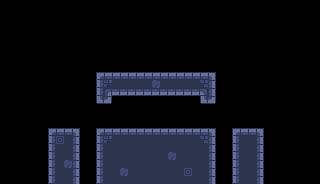

Below is a game level as drawn by its tile map, then a one-line description and the .tmx file that defines it, in full:
An orthogonal 40x23 tile map with 8x8 px tiles, 2 tile layers (Background, Base), 4 tilesets and 17 objects.

<map version="1.10" tiledversion="1.10.2" orientation="orthogonal" renderorder="right-down" width="40" height="23" tilewidth="8" tileheight="8" infinite="0" nextlayerid="5" nextobjectid="165">
 <editorsettings>
  <export target="maps/map11.tmx" format="tmx" />
 </editorsettings>
 <tileset firstgid="1" source="tileset.tsx" />
 <tileset firstgid="1025" source="LevelEditor/big.tsx" />
 <tileset firstgid="1281" source="LevelEditor/small.tsx" />
 <tileset firstgid="2305" source="LevelEditor/wide.tsx" />
 <layer id="4" name="Background" width="40" height="23">
  <data encoding="csv">
0,0,0,0,0,0,0,0,0,0,0,0,0,0,0,0,0,0,0,0,0,0,0,0,0,0,0,0,0,0,0,0,0,0,0,0,0,0,0,0,
0,0,0,0,0,0,0,0,0,0,0,0,0,0,0,0,0,0,0,0,0,0,0,0,0,0,0,0,0,0,0,0,0,0,0,0,0,0,0,0,
0,0,0,0,0,0,0,0,0,0,0,0,0,0,0,0,0,0,0,0,0,0,0,0,0,0,0,0,0,0,0,0,0,0,0,0,0,0,0,0,
0,0,0,0,0,0,0,0,0,0,0,0,0,0,0,0,0,0,0,0,0,0,0,0,0,0,0,0,0,0,0,0,0,0,0,0,0,0,0,0,
0,0,0,0,0,0,0,0,0,0,0,0,0,0,0,0,0,0,0,0,0,0,0,0,0,0,0,0,0,0,0,0,0,0,0,0,0,0,0,0,
0,0,0,0,0,0,0,0,0,0,0,0,0,0,0,0,0,0,0,0,0,0,0,0,0,0,0,0,0,0,0,0,0,0,0,0,0,0,0,0,
0,0,0,0,0,0,0,0,0,0,0,0,0,0,0,0,0,0,0,0,0,0,0,0,0,0,0,0,0,0,0,0,0,0,0,0,0,0,0,0,
0,0,0,0,0,0,0,0,0,0,0,0,0,0,0,0,0,0,0,0,0,0,0,0,0,0,0,0,0,0,0,0,0,0,0,0,0,0,0,0,
0,0,0,0,0,0,0,0,0,0,0,0,0,0,0,0,0,0,0,0,0,0,0,0,0,0,0,0,0,0,0,0,0,0,0,0,0,0,0,0,
0,0,0,0,0,0,0,0,0,0,0,0,0,0,0,0,0,0,0,0,0,0,0,0,0,0,0,0,0,0,0,0,0,0,0,0,0,0,0,0,
0,0,0,0,0,0,0,0,0,0,0,0,0,0,0,0,0,0,0,0,0,0,0,0,0,0,0,0,0,0,0,0,0,0,0,0,0,0,0,0,
0,0,0,0,0,0,0,0,0,0,0,0,0,0,0,0,0,0,0,0,0,0,0,0,0,0,0,0,0,0,0,0,0,0,0,0,0,0,0,0,
0,0,0,0,0,0,0,0,0,0,0,0,0,0,0,0,0,0,0,0,0,0,0,0,0,0,0,0,0,0,0,0,0,0,0,0,0,0,0,0,
0,0,0,0,0,0,0,0,0,0,0,0,0,0,0,0,0,0,0,0,0,0,0,0,0,0,0,0,0,0,0,0,0,0,0,0,0,0,0,0,
0,0,0,0,0,0,0,0,0,0,0,0,0,0,0,0,0,0,0,0,0,0,0,0,0,0,0,0,0,0,0,0,0,0,0,0,0,0,0,0,
0,0,0,0,0,0,0,0,0,0,0,0,0,0,0,0,0,0,0,0,0,0,0,0,0,0,0,0,0,0,0,0,0,0,0,0,0,0,0,0,
0,0,0,0,0,0,0,0,0,0,0,0,0,0,0,0,0,0,0,0,0,0,0,0,0,0,0,0,0,0,0,0,0,0,0,0,0,0,0,0,
0,0,0,0,0,0,0,0,0,0,0,0,0,0,0,0,0,0,0,0,0,0,0,0,0,0,0,0,0,0,0,0,0,0,0,0,0,0,0,0,
0,0,0,0,0,0,0,0,0,0,0,0,0,0,0,0,0,0,0,0,0,0,0,0,0,0,0,0,0,0,0,0,0,0,0,0,0,0,0,0,
0,0,0,0,0,0,0,0,0,0,0,0,0,0,0,0,0,0,0,0,0,0,0,0,0,0,0,0,0,0,0,0,0,0,0,0,0,0,0,0,
0,0,0,0,0,0,0,0,0,0,0,0,0,0,0,0,0,0,0,0,0,0,0,0,0,0,0,0,0,0,0,0,0,0,0,0,0,0,0,0,
0,0,0,0,0,0,0,0,0,0,0,0,0,0,0,0,0,0,0,0,0,0,0,0,0,0,0,0,0,0,0,0,0,0,0,0,0,0,0,0,
0,0,0,0,0,0,0,0,0,0,0,0,0,0,0,0,0,0,0,0,0,0,0,0,0,0,0,0,0,0,0,0,0,0,0,0,0,0,0,0
</data>
 </layer>
 <layer id="1" name="Base" width="40" height="23">
  <data encoding="csv">
0,0,0,0,0,0,0,0,0,0,0,0,0,0,0,0,0,0,0,0,0,0,0,0,0,0,0,0,0,0,0,0,0,0,0,0,0,0,0,0,
0,0,0,0,0,0,0,0,0,0,0,0,0,0,0,0,0,0,0,0,0,0,0,0,0,0,0,0,0,0,0,0,0,0,0,0,0,0,0,0,
0,0,0,0,0,0,0,0,0,0,0,0,0,0,0,0,0,0,0,0,0,0,0,0,0,0,0,0,0,0,0,0,0,0,0,0,0,0,0,0,
0,0,0,0,0,0,0,0,0,0,0,0,0,0,0,0,0,0,0,0,0,0,0,0,0,0,0,0,0,0,0,0,0,0,0,0,0,0,0,0,
0,0,0,0,0,0,0,0,0,0,0,0,0,0,0,0,0,0,0,0,0,0,0,0,0,0,0,0,0,0,0,0,0,0,0,0,0,0,0,0,
0,0,0,0,0,0,0,0,0,0,0,0,0,0,0,0,0,0,0,0,0,0,0,0,0,0,0,0,0,0,0,0,0,0,0,0,0,0,0,0,
0,0,0,0,0,0,0,0,0,0,0,0,0,0,0,0,0,0,0,0,0,0,0,0,0,0,0,0,0,0,0,0,0,0,0,0,0,0,0,0,
0,0,0,0,0,0,0,0,0,0,0,0,0,0,0,0,0,0,0,0,0,0,0,0,0,0,0,0,0,0,0,0,0,0,0,0,0,0,0,0,
0,0,0,0,0,0,0,0,0,0,0,0,0,0,0,0,0,0,0,0,0,0,0,0,0,0,0,0,0,0,0,0,0,0,0,0,0,0,0,0,
0,0,0,0,0,0,0,0,0,0,0,0,1,2,2,2,2,2,2,2,2,2,2,2,2,2,3,0,0,0,0,0,0,0,0,0,0,0,0,0,
0,0,0,0,0,0,0,0,0,0,0,0,33,133,34,34,34,34,34,102,34,34,34,34,34,134,35,0,0,0,0,0,0,0,0,0,0,0,0,0,
0,0,0,0,0,0,0,0,0,0,0,0,33,41,66,66,66,66,66,66,66,66,66,66,66,40,35,0,0,0,0,0,0,0,0,0,0,0,0,0,
0,0,0,0,0,0,0,0,0,0,0,0,65,67,0,0,0,0,0,0,0,0,0,0,0,65,67,0,0,0,0,0,0,0,0,0,0,0,0,0,
0,0,0,0,0,0,0,0,0,0,0,0,0,0,0,0,0,0,0,0,0,0,0,0,0,0,0,0,0,0,0,0,0,0,0,0,0,0,0,0,
0,0,0,0,0,0,0,0,0,0,0,0,0,0,0,0,0,0,0,0,0,0,0,0,0,0,0,0,0,0,0,0,0,0,0,0,0,0,0,0,
0,0,0,0,0,0,0,0,0,0,0,0,0,0,0,0,0,0,0,0,0,0,0,0,0,0,0,0,0,0,0,0,0,0,0,0,0,0,0,0,
0,0,0,0,0,0,1,2,2,3,0,0,1,2,2,2,2,2,2,2,2,2,2,2,2,2,3,0,0,1,2,2,3,0,0,0,0,0,0,0,
0,0,0,0,0,0,33,101,34,35,0,0,33,133,34,34,34,34,34,34,34,34,34,34,34,134,35,0,0,33,34,34,35,0,0,0,0,0,0,0,
0,0,0,0,0,0,33,34,34,35,0,0,33,34,34,34,34,34,34,34,34,34,34,34,34,34,35,0,0,33,34,34,35,0,0,0,0,0,0,0,
0,0,0,0,0,0,33,34,34,35,0,0,33,34,34,34,34,34,34,34,34,102,34,34,34,34,35,0,0,33,34,34,35,0,0,0,0,0,0,0,
0,0,0,0,0,0,33,34,102,35,0,0,33,34,34,34,34,34,34,34,34,34,34,34,34,34,35,0,0,33,34,34,35,0,0,0,0,0,0,0,
0,0,0,0,0,0,33,34,34,35,0,0,33,34,34,102,34,34,34,34,34,34,34,101,34,34,35,0,0,33,34,34,35,0,0,0,0,0,0,0,
0,0,0,0,0,0,33,34,34,35,0,0,33,34,34,34,34,34,34,34,34,34,34,34,34,34,35,0,0,33,34,34,35,0,0,0,0,0,0,0
</data>
 </layer>
 <objectgroup id="2" name="Objects">
  <object id="120" gid="1025" x="132.833" y="118.167" width="16" height="16" />
  <object id="140" x="40" y="112">
   <properties>
    <property name="height" type="int" value="1" />
    <property name="object" value="math_setter" />
    <property name="table" value="_" />
    <property name="variable" type="int" value="0" />
    <property name="width" type="int" value="10" />
   </properties>
   <point />
  </object>
  <object id="142" gid="1543" x="136" y="128" width="8" height="8" />
  <object id="144" x="152" y="99">
   <properties>
    <property name="height" type="int" value="2" />
    <property name="object" value="math_multi_row" />
    <property name="signals" value="0 1" />
    <property name="table">a+_=9
_+a=7</property>
    <property name="width" type="int" value="10" />
   </properties>
   <point />
  </object>
  <object id="146" gid="1541" x="168" y="128" width="8" height="8" />
  <object id="149" gid="1540" x="221.667" y="132.333" width="8" height="8" />
  <object id="154" gid="2337" x="112" y="128" width="16" height="8" />
  <object id="155" gid="2337" x="56" y="128" width="16" height="8" />
  <object id="156" gid="2337" x="240" y="128" width="16" height="8" />
  <object id="157" gid="2339" x="216" y="144" width="16" height="8">
   <properties>
    <property name="max" type="int" value="-8" />
   </properties>
  </object>
  <object id="158" gid="2339" x="80" y="144" width="16" height="8">
   <properties>
    <property name="max" type="int" value="-8" />
   </properties>
  </object>
  <object id="159" gid="1345" x="96" y="120" width="8" height="8" />
  <object id="160" gid="1345" x="208" y="120" width="8" height="8" />
  <object id="161" gid="1345" x="96" y="128" width="8" height="8" />
  <object id="162" gid="1345" x="96" y="112" width="8" height="8" />
  <object id="163" gid="1345" x="208" y="128" width="8" height="8" />
  <object id="164" gid="1345" x="208" y="112" width="8" height="8" />
 </objectgroup>
</map>
